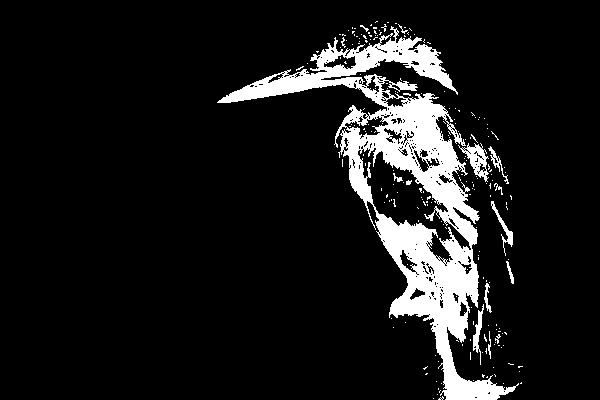
#> input picture logika-operator/opencv/xor/binary_1.jpg, 600 x 400 px
$ python logika-operator-xor.py
#> lines starting #> are read from the running program, lines starting #| are printed output that depends on the picture
import cv2
import numpy as np

# Isi nama citra yang akan diproses
namaImage1 = 'binary_1.jpg'
namaImage2 = 'binary_2.jpg'

# Baca dua citra yang akan diproses
image1 = cv2.imread(namaImage1)
#> image1 is the input picture: shape (400, 600, 3); min 0, max 255, mean 25.9
image2 = cv2.imread(namaImage2)
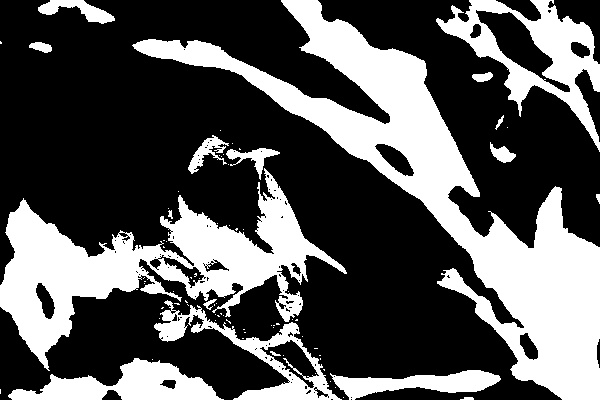
#> input picture logika-operator/opencv/xor/binary_2.jpg, 600 x 400 px
#> image2 is the input picture: shape (400, 600, 3); min 0, max 255, mean 86.9

cv2.imshow('Gambar 1', image1)
cv2.imshow('Gambar 2', image2)

# Menyesuaikan ukuran gambar agar sama
if image1.shape != image2.shape:
        width = min(image1.shape[1], image2.shape[1])
        height = min(image1.shape[0], image2.shape[0])
        image1 = cv2.resize(image1, (width, height))
        image2 = cv2.resize(image2, (width, height))

# Lakukan operasi xor
result = cv2.bitwise_xor(image1, image2)
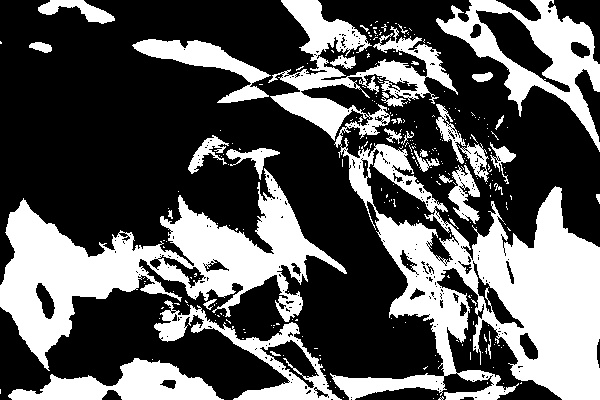
#> result: shape (400, 600, 3); min 0, max 255, mean 89.9

# Simpan hasil operasi xor ke dalam sebuah file
cv2.imwrite('operator_xor_' + namaImage1 + '_' + namaImage2, result)

# Tampilkan citra hasil xor
cv2.imshow('Hasil Logika Xor', result)
cv2.waitKey(0)
cv2.destroyAllWindows()
